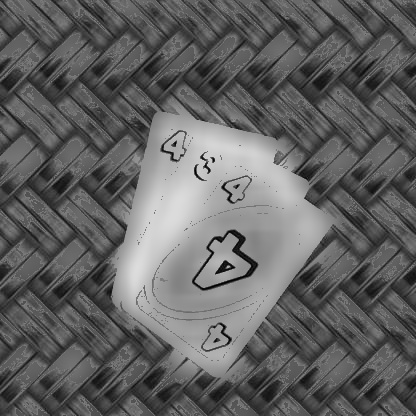
#> input picture data/data_procesada/train_mask_background/images/040113045_jpg.rf.a3884ce528701da855cf2410e556e9da.jpg, 416 x 416 px; its folder holds only this picture in this run
$ jupyter execute --allow-errors 2_data_augumentation_test.ipynb
#> lines starting #> are read from the running program, lines starting #| are printed output that depends on the picture
#> further down, image is the input picture: shape (416, 416, 3); min 0, max 221, mean 97.7
# TP Final Integrador Visión por Computadora II - CEIA - FIUBA - Cohorte 16

Alumnos: Fabricio Lopretto (a1616) y Santiago José Olaciregui (a1611)

## Balance de Clases

Objetivo: Se busca conocer si las clases (números de las cartas) se encuentran balanceadas.

[cell 1]
# Importa librerías necesarias
import cv2
import os
import numpy as np
from collections import Counter
import shutil
import random

[cell 2]
# Directorio de la notebook
script_path = os.getcwd()

[cell 3]
# Directorio de los archivos de anotaciones (.txt) del conjunto train
annotations_folder_train = script_path + '/data/data_original/train/labels/'

# Lista para almacenar todas las clases detectadas en los archivos
all_classes = []

# Recorre todos los archivos de etiquetas en el directorio
#> (the rest of this cell did not finish here and is left out)

## Data Augumentation

### Objetivos:

Indagar la necesidad y experimentos para aumentar la cantidad de datos, realizando las siguientes operaciones:

**Transformaciones geométricas:**

1. Rotación: Girar la imagen en ángulos aleatorios.
2. Escalado: Aumentar o reducir el tamaño de la imagen.
3. Translación: Desplazar la imagen horizontal o verticalmente.

**Background augmentation:**

4. Background generation: Enseñar al modelo a distinguir entre fondo y objeto.

**Transformaciones de ruido:**

5. Ruido gaussiano: Añadir ruido aleatorio a la imagen.
6. Ruido sal y pimienta: Introducir píxeles aleatorios en la imagen.

### 1 - Rotación

*Notas*:
1. Toma un recorte de 104x104 píxeles de la esquina superior izquierda de la imagen original y lo repita como mosaico para llenar una imagen de fondo de 416x416 píxeles.
2. Luego, insertaremos el objeto rotado de forma aleatoria sobre el fondo de mosaico.
3. Para cada rotación (90, 180, 270 grados), el script guarda la imagen con el objeto rotado sobre el fondo de mosaico en el directorio de salida y el nuevo etiquetado.

[cell 4]
input_images = script_path + '/data/data_procesada/train_mask_background/images/'
input_annotations = script_path + '/data/data_procesada/train_mask_background/train/labels/'
output_images = script_path + '/data/data_procesada/train_mask_background/images/'
output_annotations = script_path + '/data/data_procesada/train_mask_background/labels/'

# Tamaño de la imagen de salida y del recorte
output_size = (416, 416)
patch_size = (104, 104)

# Función para generar un fondo de mosaico y superponer el objeto rotado
# [71 lines left out: functions generate_mosaic_background, rotate_object, not called in this run]

# Procesar cada imagen y su anotación
#> (the rest of this cell did not finish here and is left out)

### 2 - Escalado

Se generan imagenes con objetos ampliados o reducidos a partir de las imagenes preexistentes.

*Notas:*
1. Toma un cuadrado de 104x104 píxeles de la esquina superior izquierda de la imagen original y lo replicará en mosaico para crear un fondo de 416x416 píxeles.
2. El objeto escalado se colocará sobre este fondo de mosaico.
3. Para cada factor de escala (scale_factors), el script guarda la imagen con el objeto redimensionado sobre el fondo de mosaico en el directorio de salida y su etiquetado.

[cell 5]
# Directorios de entrada y salida
input_images = script_path + '/data/data_procesada/train_mask_background/images/'
input_annotations = script_path + '/data/data_procesada/train_mask_background/labels/'
output_images = script_path + '/data/data_procesada/train_mask_background/images/'
output_annotations = script_path + '/data/data_procesada/train_mask_background/labels/'

# Dimensiones de la imagen de salida y del recorte
output_size = (416, 416)
patch_size = (104, 104)

# Factor de escalado para aumentar o reducir el tamaño del objeto
scale_factors = [0.5, 0.75, 1.25, 1.5]

# Función para generar un fondo de mosaico
# [71 lines left out: functions generate_mosaic_background, resize_object, not called in this run]

# Procesar cada imagen y su anotación
#> (the rest of this cell did not finish here and is left out)

### 3 - Traslación

*Notas:*

1. Toma un recorte de 104x104 píxeles de la esquina superior izquierda de la imagen original y lo replicará como un mosaico para crear un fondo de 416x416 píxeles.
2. El objeto reubicado se coloca sobre este fondo de mosaico.
3. Para cada posición especificada, genera una nueva imagen con el objeto reposicionado de forma aleatoria sobre el fondo de mosaico.
4. Guarda las imágenes modificadas y sus anotaciones actualizadas en los directorios de salida y su etiqueta.

[cell 6]
# Rutas a los directorios de imágenes y anotaciones
input_images = script_path + '/data/data_procesada/train_mask_background/images/'
input_annotations = script_path + '/data/data_procesada/train_mask_background/labels/'
output_images = script_path + '/data/data_procesada/train_mask_background/images/'
output_annotations = script_path + '/data/data_procesada/train_mask_background/labels/'

# Dimensiones de la imagen de salida y del recorte
output_size = (416, 416)
patch_size = (104, 104)

# Función para generar un fondo de mosaico
# [69 lines left out: functions generate_mosaic_background, relocate_object, not called in this run]

# Procesar cada imagen y su anotación
#> (the rest of this cell did not finish here and is left out)

### 4 - Background generation: Se generan imagenes sin objetos de ninguna clase.

*Notas:*

Asegurarnos de que las imágenes de fondo tengan las mismas dimensiones que las originales, podemos modificar el script para generar una imagen de fondo completa. La solución implica seleccionar áreas aleatorias sin objetos y copiarlas en diferentes partes de la imagen original hasta llenarla completamente. De esta forma, obtenemos una imagen del mismo tamaño que la original sin ningún objeto visible.

1. Para cada imagen en el dataset, el script genera una versión de fondo con el mismo tamaño y la guarda en el directorio de salida.
2. Asigna un nombre a la nueva imagen que indica que es de fondo (_background).

[cell 7]
# Rutas a los directorios de imágenes y anotaciones
input_images = script_path + '/data/data_procesada/train_mask_background/images/'
input_annotations = script_path + '/data/data_procesada/train_mask_background/labels/'
output_background = script_path + '/data/data_procesada/train_mask_background/images/'

# Dimensiones de la imagen de salida y del recorte
output_size = (416, 416)
patch_size = (104, 104)

# Función para generar una imagen de fondo de tamaño fijo a partir de un recorte de 104x104 de la esquina superior izquierda
def generate_tiled_background(image):
    # Extraer el recorte de la esquina superior izquierda
    patch = image[:patch_size[1], :patch_size[0]]
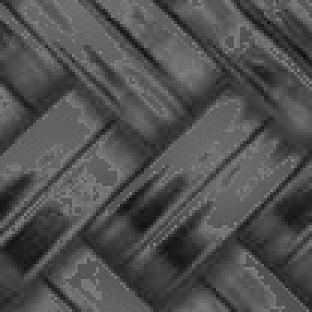
#> patch: shape (104, 104, 3) (shown 3 times larger); min 11, max 129, mean 79.9

    # Crear una imagen de fondo vacía del tamaño deseado
    background_image = np.zeros((output_size[1], output_size[0], 3), dtype=np.uint8)

    # Repetir el recorte en mosaico para llenar la imagen de fondo
    for y in range(0, output_size[1], patch_size[1]):
        for x in range(0, output_size[0], patch_size[0]):
            # Pegar el recorte en la posición actual, ajustando si se sale de los límites
            end_x = min(x + patch_size[0], output_size[0])
            end_y = min(y + patch_size[1], output_size[1])
            background_image[y:end_y, x:end_x] = patch[:end_y - y, :end_x - x]
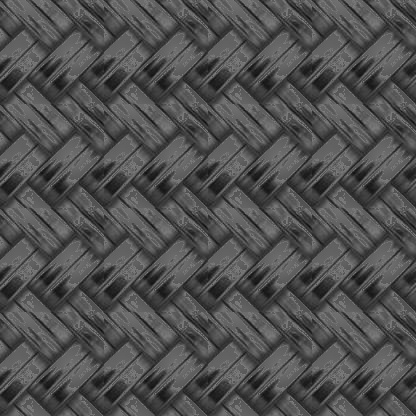
#> background_image: shape (416, 416, 3); min 11, max 129, mean 79.9

    return background_image

# Genera la misma cantidad de fondos solos que imagenes con on¡bjetos para balancear
for i in range(52):
    # Procesar cada imagen
    for filename in os.listdir(input_images):
        if filename.endswith('.jpg') or filename.endswith('.png'):
            image_path = os.path.join(input_images, filename)

            # Cargar la imagen
            image = cv2.imread(image_path)
            if image is None:
                continue

            # Generar la imagen de fondo
            background_image = generate_tiled_background(image)

            # Guardar la imagen de fondo
            new_image_name = f"{filename.split('.')[0]}_background.jpg"
            new_image_path = os.path.join(output_background, new_image_name)
            cv2.imwrite(new_image_path, background_image)

print("Proceso completado. Las imágenes de fondo en mosaico se han guardado.")

### 5 - Generación de ruido

*Nota:*

Agrega ruido Gaussiano o ruido "sal y pimienta" de forma aleatoria a cada imagen en tu dataset y guarda las imágenes con ruido aplicando uno de estos dos tipos de ruido en cada imagen.

1. Para cada imagen, el script elige aleatoriamente entre ruido gaussiano y ruido "sal y pimienta".
2. Guardado de las imágenes y anotaciones. La imagen con ruido se guarda en el directorio de salida con un sufijo que indica el tipo de ruido aplicado (_gaussian o _salt_pepper).
3. Las anotaciones se copian sin cambios al nuevo nombre, ya que el ruido no afecta la ubicación o tamaño del objeto.

[cell 8]
# Rutas a los directorios de imágenes y anotaciones
input_images = script_path + '/data/data_procesada/train_mask_background/images/'
input_annotations = script_path + '/data/data_procesada/train_mask_background/labels/'
output_images = script_path + '/data/data_procesada/train_mask_background/images/'
output_annotations = script_path + '/data/data_procesada/train_mask_background/labels/'

# Función para agregar ruido Gaussiano
# [8 lines left out: function add_gaussian_noise, not called in this run]

# Función para agregar ruido Sal y Pimienta
def add_salt_and_pepper_noise(image, salt_prob=0.01, pepper_prob=0.01):
    """
    Agrega ruido "sal y pimienta".
    La "sal" (blanco) y la "pimienta" (negro) se aplican en proporciones
    aleatorias de píxeles definidos por salt_prob y pepper_prob.
    """
#> called with salt_prob = 0.01, pepper_prob = 0.01
    noisy_image = np.copy(image)
    # Sal (blanco)
    num_salt = np.ceil(salt_prob * image.size)
#> num_salt = 5192
    coords = [np.random.randint(0, i - 1, int(num_salt)) for i in image.shape[:2]]
    noisy_image[coords[0], coords[1]] = 255

    # Pimienta (negro)
    num_pepper = np.ceil(pepper_prob * image.size)
#> num_pepper = 5192
    coords = [np.random.randint(0, i - 1, int(num_pepper)) for i in image.shape[:2]]
    noisy_image[coords[0], coords[1]] = 0
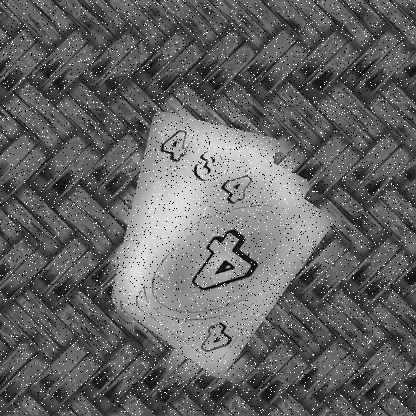
#> noisy_image: shape (416, 416, 3); min 0, max 255, mean 99.3
    return noisy_image

# Procesar cada imagen y su anotación
for filename in os.listdir(input_images):
    if filename.endswith('.jpg') or filename.endswith('.png'):
        image_path = os.path.join(input_images, filename)
        annotation_path = os.path.join(input_annotations, filename.replace('.jpg', '.txt').replace('.png', '.txt'))

        # Copiar la anotación original al directorio de salida
        shutil.copy(annotation_path, output_annotations)

        # Cargar la imagen
        image = cv2.imread(image_path)
        if image is None:
            continue

        # Decidir aleatoriamente el tipo de ruido
        noise_type = random.choice(['gaussian', 'salt_and_pepper'])

        # Agregar el ruido seleccionado a la imagen
        if noise_type == 'gaussian':
            noisy_image = add_gaussian_noise(image)
            noise_suffix = 'gaussian'
        else:
            noisy_image = add_salt_and_pepper_noise(image)
            noise_suffix = 'salt_pepper'

        # Guardar la imagen con ruido
        new_image_name = f"{filename.split('.')[0]}_{noise_suffix}.jpg"
#> new_image_name = '040113045_jpg_salt_pepper.jpg'
        new_image_path = os.path.join(output_images, new_image_name)
        cv2.imwrite(new_image_path, noisy_image)

        # Copiar el archivo de anotación original con el nuevo nombre
        new_annotation_name = f"{filename.split('.')[0]}_{noise_suffix}.txt"
#> new_annotation_name = '040113045_jpg_salt_pepper.txt'
        new_annotation_path = os.path.join(output_annotations, new_annotation_name)
        shutil.copy(annotation_path, new_annotation_path)

print("Proceso completado. Las imágenes con ruido y anotaciones se han guardado.")
